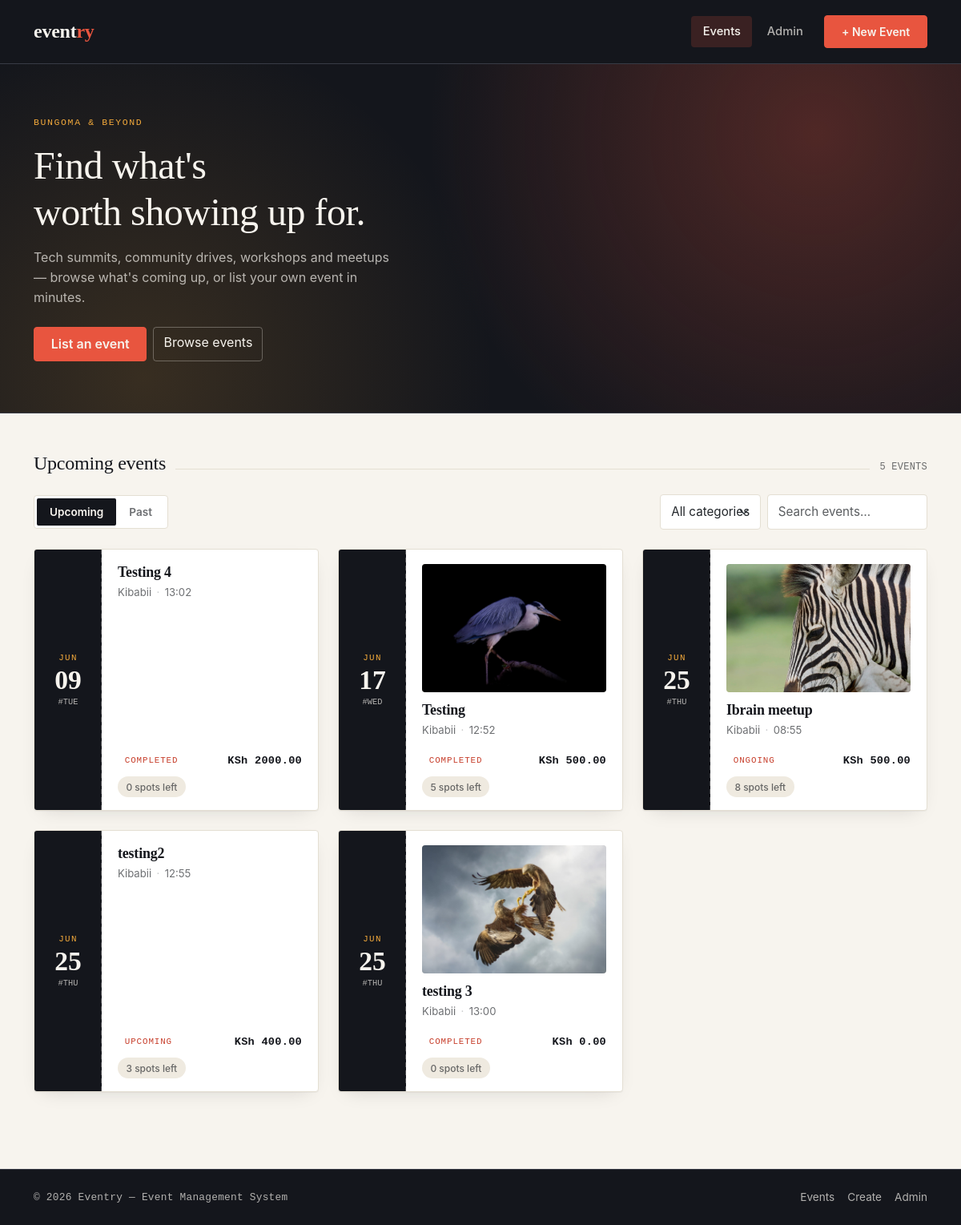
The page / on the database its author committed.
### event/models.py (models this page shows, shortened)
class Event(models.Model):
    title = models.CharField(max_length=255)
    organizer = models.CharField(max_length=255)
    description = models.TextField()
    start_time = models.DateTimeField()
    end_time = models.DateTimeField()
    capacity = models.IntegerField(default=0)
    ticket_price = models.DecimalField(max_digits=10, decimal_places=2, default=0.00)
    category = models.CharField(max_length=100, choices=[
        ('workshop', 'Workshop'),
        ('conference', 'Conference'),
        ('meeting', 'Meeting'),
        ('webinar', 'Webinar'),
        ('technology', 'Technology'),
        ('community', 'Community'),
        ('career', 'Career'),
        ('competition', 'Competition'),
        ('meetups', 'Meetups'),
        ('fundraiser', 'Fundraiser'),
        ('other', 'Other')
    ])
    venue = models.CharField(max_length=255)
    status = models.CharField(
        max_length=20,
        choices=[
            ('upcoming', 'Upcoming'),
            ('ongoing', 'Ongoing'),
            ('completed', 'Completed')
        ]
    )
    image = models.ImageField(upload_to='event_images/', null=True, blank=True)

### config/views.py (the view)
# urls.py: path('', views.home, name='home'),
def home(request):
    events = Event.objects.all().order_by('start_time')
    return render(request, 'home.html', {'events': events})

### templates/home.html (shortened to what this page needs)
{% load static %}
<!doctype html>
<html lang="en">
<head>
<link href="https://cdn.jsdelivr.net/npm/bootstrap@5.3.3/dist/css/bootstrap.min.css" rel="stylesheet">
</head>
<body>
<nav class="navbar navbar-expand-lg navbar-eventry sticky-top py-3">
  <div class="container">
    <a class="navbar-brand" href="{% url 'home' %}">event<span class="dot">ry</span></a>
    <div class="collapse navbar-collapse" id="nav">
      <ul class="navbar-nav ms-auto align-items-lg-center gap-1">
        <li class="nav-item"><a class="nav-link active" href="{% url 'home' %}">Events</a></li>
        <li class="nav-item"><a class="nav-link" href="{% url 'admin_dashboard' %}">Admin</a></li>
        <li class="nav-item ms-lg-2 mt-2 mt-lg-0">
          <a class="btn btn-coral btn-sm w-100" href="{% url 'create-event' %}">+ New Event</a>
        </li>
      </ul>
    </div>
  </div>
</nav>
<header class="hero-band py-5">
  <div class="container py-3 position-relative">
    <div class="row align-items-center">
      <div class="col-lg-7">
        <p class="eyebrow mb-3">Bungoma &amp; beyond</p>
        <h1 class="display-5 mb-3">Find what's<br>worth showing up for.</h1>
        <p class="lede mb-4">Tech summits, community drives, workshops and meetups — browse what's coming up, or list your own event in minutes.</p>
        <div class="d-flex flex-wrap gap-2">
          <a href="{% url 'create-event' %}" class="btn btn-coral">List an event</a>
          <a href="#listings" class="btn btn-ghost-paper">Browse events</a>
        </div>
      </div>
    </div>
  </div>
</header>
<main class="container py-5" id="listings">
  <div class="d-flex flex-wrap justify-content-between align-items-center gap-3 mb-4">
    <div class="section-label flex-grow-1 mb-0">
      <h2 class="h4 mb-0" id="sectionTitle">Upcoming events</h2>
      <span class="rule"></span>
      <span class="font-mono text-uppercase" style="font-size:.75rem;color:var(--ink-60)" id="resultCount">0 events</span>
    </div>
  </div>
  <div class="d-flex flex-wrap justify-content-between align-items-center gap-3 mb-4">
    <div class="view-toggle" role="tablist" aria-label="Filter events by time">
      <button class="btn active" id="btnUpcoming" type="button">Upcoming</button>
      <button class="btn" id="btnPast" type="button">Past</button>
    </div>
    <div class="d-flex gap-2 flex-wrap">
      <select class="form-select form-select-sm" id="categoryFilter" style="width:auto">
        <option value="">All categories</option>
      </select>
      <input type="search" class="form-control form-control-sm" id="searchInput" placeholder="Search events…" style="width:200px">
    </div>
  </div>
  <div class="row g-4" id="eventGrid">
    {% if events %}
      {% for event in events %}
        <div class="col-md-6 col-lg-4 event-card-wrapper" data-category="{{ event.category|title }}" data-past="{% if event.start_time|date:'U' < 'now'|date:'U' %}true{% else %}false{% endif %}" data-title="{{ event.title|lower }}" data-venue="{{ event.venue|lower }}" data-organizer="{{ event.organizer.get_full_name|lower }}">
          <a href="{% url 'register_event' event.id %}" class="text-decoration-none d-block h-100">
            <div class="ticket-card {% if event.start_time|date:'U' < 'now'|date:'U' %}is-past{% endif %}">
              <div class="ticket-stub">
                <span class="stub-month">{{ event.start_time|date:'M' }}</span>
                <span class="stub-day">{{ event.start_time|date:'d' }}</span>
                <span class="stub-dow">#{{ event.start_time|date:'D' }}</span>
              </div>
              <div class="ticket-body">
                {% if event.image %}
                  <img src="{{ event.image.url }}" alt="{{ event.title }}" class="ticket-thumb" style="width:100%; height:160px; object-fit:cover;">
                {% endif %}
                <div class="d-flex justify-content-between align-items-start gap-2 mb-1">
                  <h3 class="ticket-title mb-0">{{ event.title }}</h3>
                </div>
                <div class="ticket-meta mb-2">
                  <span>{{ event.venue }}</span>
                  <span class="sep">&middot;</span>
                  <span>{{ event.start_time|date:'H:i' }}</span>
                </div>
                <div class="d-flex justify-content-between align-items-center mt-auto pt-2">
                  <span class="status-pill">{{ event.status|title }}</span>
                  <span class="font-mono fw-semibold" style="font-size:.85rem;color:var(--ink)">KSh {{ event.ticket_price }}</span>
                </div>
                <div class="mt-2"><span class="badge-soft">{{ event.capacity }} spots left</span></div>
              </div>
            </div>
          </a>
        </div>
      {% endfor %}
    {% endif %}
  </div>
</main>
<footer class="footer-eventry py-4 mt-5">
  <div class="container d-flex flex-wrap justify-content-between align-items-center gap-2">
    <span class="font-mono" style="font-size:.8rem">&copy; 2026 Eventry — Event Management System</span>
    <div class="d-flex gap-3">
      <a href="index.html" style="font-size:.85rem">Events</a>
      <a href="create-event.html" style="font-size:.85rem">Create</a>
      <a href="admin-dashboard.html" style="font-size:.85rem">Admin</a>
    </div>
  </div>
</footer>
</body>
</html>

### rows shown on the page
Event: start_time "JUN", start_time "09", start_time "TUE", title "Testing 4", venue "Kibabii", start_time "13:02", status "COMPLETED", ticket_price "2000.00", capacity "0"
Event: start_time "JUN", start_time "17", start_time "WED", image (picture), title "Testing", venue "Kibabii", start_time "12:52", status "COMPLETED", ticket_price "500.00", capacity "5"
Event: start_time "JUN", start_time "25", start_time "THU", image (picture), title "Ibrain meetup", venue "Kibabii", start_time "08:55", status "ONGOING", ticket_price "500.00", capacity "8"
Event: start_time "JUN", start_time "25", start_time "THU", title "testing2", venue "Kibabii", start_time "12:55", status "UPCOMING", ticket_price "400.00", capacity "3"
Event: start_time "JUN", start_time "25", start_time "THU", image (picture), title "testing 3", venue "Kibabii", start_time "13:00", status "COMPLETED", ticket_price "0.00", capacity "0"
